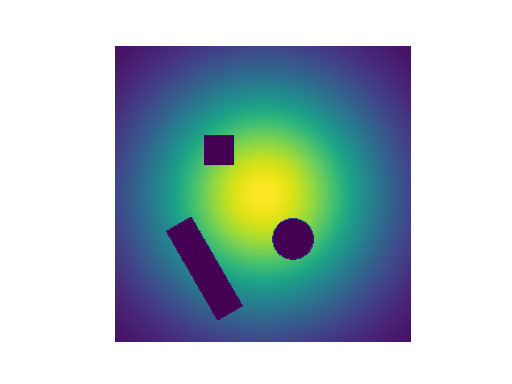

Generate this figure with Python:
from LightPipes import *
import matplotlib.pyplot as plt

GridSize = 10*mm
GridDimension = 256
lambda_ = 1000*nm #lambda_ is used because lambda is a Python build-in function.

R=2.5*mm #Radius of the aperture
xs=1*mm; ys=1*mm#shift of the aperture

Field = Begin(GridSize, lambda_, GridDimension)
Field=CircScreen(0.7*mm,1*mm,1.5*mm,Field)
Field=RectScreen(1*mm,1*mm,-1.5*mm,-1.5*mm,-0.002,Field)
Field=RectScreen(1*mm,3.5*mm,-2*mm,2.5*mm,30,Field)
Field=GaussAperture(4*mm,0,0,1,Field)
I=Intensity(0,Field)

plt.imshow(I); plt.axis('off')
plt.show()
